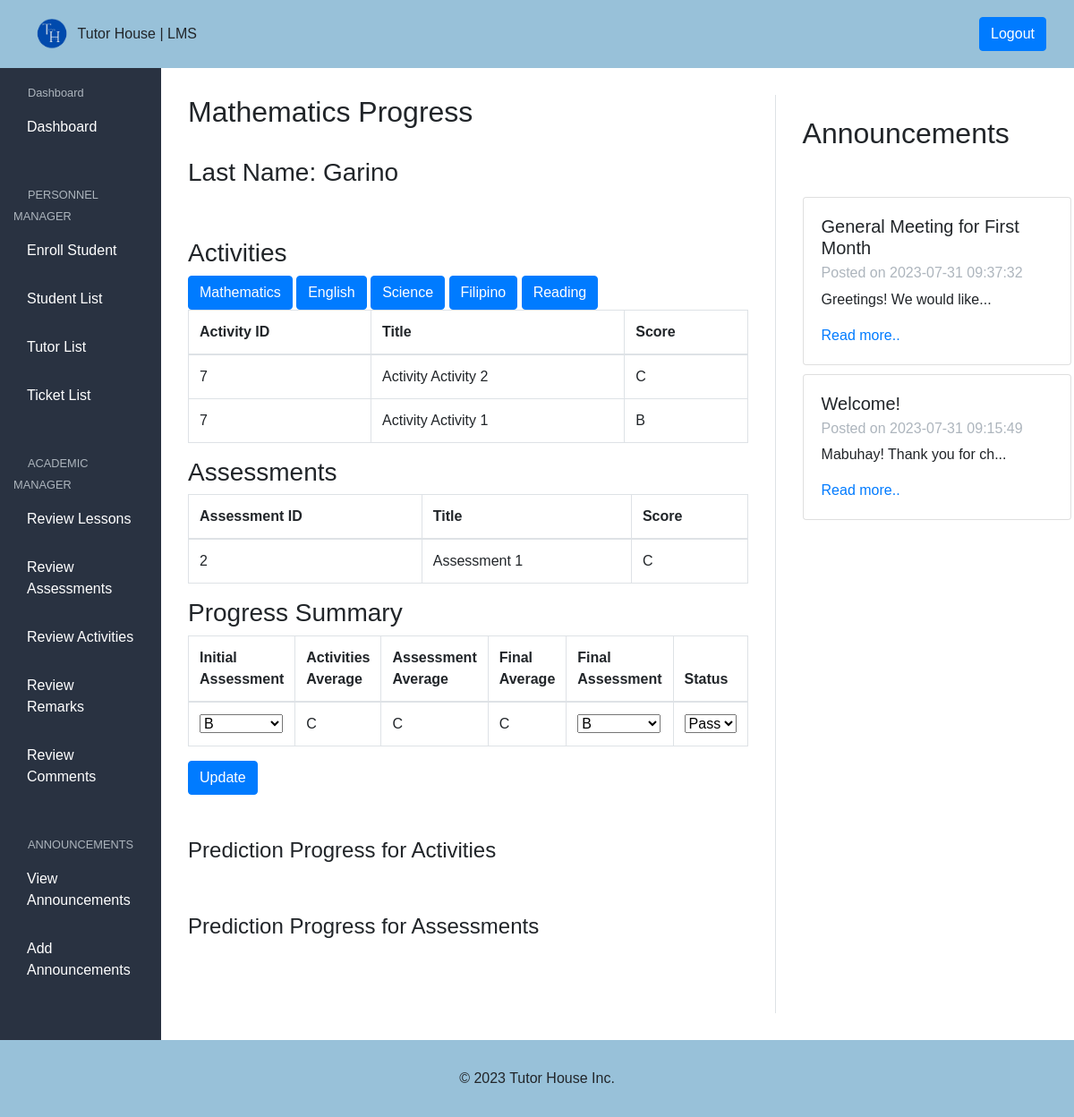
Page /lms/teacher/progress.php?lastname=Garino&subject=Mathematics (signed in) on the committed database.
### tables this page shows
CREATE TABLE `actsubmit` (
  `id` int(11) NOT NULL,
  `activityid` int(15) NOT NULL,
  `name` varchar(50) NOT NULL,
  `subject` varchar(50) NOT NULL,
  `level` varchar(50) NOT NULL,
  `studname` varchar(50) NOT NULL,
  `file_path` varchar(255) NOT NULL,
  `created_at` timestamp NOT NULL DEFAULT current_timestamp() ON UPDATE current_timestamp(),
  `remarks` varchar(10) NOT NULL,
  `acaverage` varchar(10) NOT NULL
);

CREATE TABLE `assesssubmit` (
  `id` int(11) NOT NULL,
  `assessid` int(15) NOT NULL,
  `name` varchar(50) NOT NULL,
  `subject` varchar(50) NOT NULL,
  `level` varchar(50) NOT NULL,
  `studname` varchar(50) NOT NULL,
  `file_path` varchar(255) NOT NULL,
  `created_at` timestamp NOT NULL DEFAULT current_timestamp(),
  `remarks` varchar(10) NOT NULL,
  `asaverage` int(11) NOT NULL
);

CREATE TABLE `assess` (
  `id` int(10) NOT NULL,
  `studentid` int(10) NOT NULL,
  `lastname` varchar(255) NOT NULL,
  `subject` varchar(255) NOT NULL,
  `initial` varchar(255) NOT NULL,
  `act` varchar(10) NOT NULL,
  `ass` varchar(10) NOT NULL,
  `ave` varchar(10) NOT NULL,
  `final` varchar(255) NOT NULL,
  `status` varchar(255) NOT NULL
);

CREATE TABLE `announcements` (
  `id` int(11) NOT NULL,
  `title` varchar(255) NOT NULL,
  `content` text NOT NULL,
  `created_at` timestamp NOT NULL DEFAULT current_timestamp(),
  `updated_at` timestamp NOT NULL DEFAULT current_timestamp() ON UPDATE current_timestamp()
);

### lms/teacher/progress.php (the view, shortened to what this page needs)
<?php
require_once '../../connection.php';
    ?>
    <?php
function renderAdminSidebar()
{
    ?>
      <div class="sidebar">
        <small class="text-muted pl-3">Dashboard</small>
        <ul>
          <li><a href="../../dashboards/admin_dashboard.php"><i class="fas fa-home"></i>Dashboard</a></li>
        </ul>
        <small class="text-muted pl-3">PERSONNEL MANAGER</small>
        <ul>
          <li><a href="../../crud/enroll.php"><i class="fas fa-enrol"></i>Enroll Student</a></li>
          <li><a href="../../studentinfo/studentlist.php"><i class="far fa-studlist"></i>Student List </a></li>
          <li><a href="../../studentinfo/teacherlist.php"><i class="fas fa-tchrlist"></i>Tutor List</a></li>
          <li><a href="../../views/ticket.php"><i class="fas fa-tchrlist"></i>Ticket List</a></li>
        </ul>
        <small class="text-muted px-3">ACADEMIC MANAGER</small>
        <ul>
          <li><a href="./tutlessons.php"><i class="far fa-calendar-alt"></i>Review Lessons</a></li>
          <li><a href="./tutassessments.php"><i class="fas fa-video"></i>Review Assessments</a></li>
          <li><a href="./tutactivities.php"><i class="fas fa-id-badge"></i>Review Activities</a></li>
          <li><a href="./remarks.php"><i class="fas fa-id-badge"></i>Review Remarks</a></li>
          <li><a href="./tutcomments.php"><i class="fas fa-id-badge"></i>Review Comments</a></li>
        </ul>
        <small class="text-muted px-3">ANNOUNCEMENTS</small>
        <ul>
          <li><a href="../../views/announcementlist.php"><i class="fas fa-external-link-alt"></i>View Announcements</a></li>
          <li><a href="../../views/addannounce.php"><i class="fas fa-code"></i>Add Announcements</a></li>
        </ul>
      </div>
    <?php
}
if (isset($_GET['lastname']) && isset($_GET['subject'])) {
    $lastName = $_GET['lastname'];
    $subject = $_GET['subject'];
    $activitiesQuery = "SELECT a.activityid, a.remarks AS score, a.name AS title
                        FROM actsubmit AS a
                        WHERE a.studname = '$lastName' AND EXISTS (
                            SELECT 1 FROM activities AS act
                            WHERE a.activityid = act.id AND act.subject = '$subject'
                        )";
    $activitiesResult = mysqli_query($con, $activitiesQuery);
    $activitiesData = mysqli_fetch_all($activitiesResult, MYSQLI_ASSOC);
    $assessmentsQuery = "SELECT a.assessid, a.remarks AS score, a.name AS title
                         FROM assesssubmit AS a
                         WHERE a.studname = '$lastName' AND EXISTS (
                            SELECT 1 FROM assessments AS assess
                            WHERE a.assessid = assess.id AND assess.subject = '$subject'
                        )";
    $assessmentsResult = mysqli_query($con, $assessmentsQuery);
    $assessmentsData = mysqli_fetch_all($assessmentsResult, MYSQLI_ASSOC);
 function gradeToValue($grade)
{
    switch (strtoupper($grade)) {
        case 'B':
            return 4.0;
        case 'C':
            return 3.0;
    }
}
   function valueToGrade($value)
{
    if ($value >= 5.0) {
        return 'A';
    } elseif ($value >= 4.0) {
        return 'B';
    } elseif ($value >= 3.0) {
        return 'C';
    } elseif ($value >= 2.0) {
        return 'D';
    } elseif ($value >= 1.0) {
        return 'E';
    }
    else {
      return 'F';
    }
}
    $activitiesTotal = 0;
    $activitiesCount = count($activitiesData);
    if ($activitiesCount > 0) {
        foreach ($activitiesData as $activity) {
            $activitiesTotal += gradeToValue($activity['score']);
        }
        $activitiesAverage = $activitiesTotal / $activitiesCount;
    } else {
        $activitiesAverage = 0;
    }
    $assessmentsTotal = 0;
    $assessmentsCount = count($assessmentsData);
    if ($assessmentsCount > 0) {
        foreach ($assessmentsData as $assessment) {
            $assessmentsTotal += gradeToValue($assessment['score']);
        }
        $assessmentsAverage = $assessmentsTotal / $assessmentsCount;
    } else {
        $assessmentsAverage = 0;
    }
    if ($activitiesCount > 0 && $assessmentsCount > 0) {
        $finalAverage = ($activitiesAverage + $assessmentsAverage) / 2;
    } else {
        $finalAverage = 0;
    }
      $selectQuery = "SELECT * FROM assess WHERE lastname = '$lastName' AND subject = '$subject'";
      $result = mysqli_query($con, $selectQuery);
      if (mysqli_num_rows($result) > 0) {
          $row = mysqli_fetch_assoc($result);
          $initial = $row['initial'];
          $final = $row['final'];
          $status = $row['status'];
  }
    $activitiesAverageLetter = valueToGrade($activitiesAverage);
    $assessmentsAverageLetter = valueToGrade($assessmentsAverage);
    $finalAverageLetter = valueToGrade($finalAverage);
    }
    $query = "SELECT * FROM announcements ORDER BY created_at DESC";
    $annresult = mysqli_query($con, $query);
    if ($annresult) {
        $announcements = mysqli_fetch_all($annresult, MYSQLI_ASSOC);
    } else {
        $announcements = [];
    }
?>
<!DOCTYPE html>
<html>
<head>
  <link rel="stylesheet" href="../../bootstrap/dist/css/bootstrap.min.css">
  <link rel="stylesheet" href="../../css/style.css">
  <link rel="stylesheet" href="../../css/announce.css">
</head>
<body>
  <nav class="navbar navbar-light" style="background-color: #98c1d9;">
    <div class="container-fluid">
      <a class="navbar-brand" aria-disabled="true">
        <img src="../../photos/logocolor.png" class="me-2" height="50" alt="Logo" />
        <small>Tutor House | LMS</small>
      </a>
      <a href="../../logout.php" class="btn btn-primary my-2 my-sm-0"><span class="glyphicon glyphicon-log-out"></span>Logout</a>
    </div>
  </nav>
  <div class="container-wrapper">
    <?php
        if ($_SESSION['type'] === 'teacher') {
            renderTeacherSidebar();
        } elseif ($_SESSION['type'] === 'admin') {
            renderAdminSidebar();
        }
        ?>
    <div class="content">
      <div class="main-content">
        <h2><?php echo $subject;?> Progress</h2><br>
        <h3> <?php echo 'Last Name: ', $lastName; ?></h3><br><br>
        <h3>Activities</h3>
        <div>
          <a class="btn btn-primary <?php echo strtolower($subject) === 'Mathematics' ? 'active' : ''; ?>" href="./progress.php?lastname=<?php echo urlencode($lastName); ?>&subject=Mathematics">Mathematics</a>
          <a class="btn btn-primary <?php echo strtolower($subject) === 'English' ? 'active' : ''; ?>" href="./progress.php?lastname=<?php echo urlencode($lastName); ?>&subject=English">English</a>
          <a class="btn btn-primary <?php echo strtolower($subject) === 'Science' ? 'active' : ''; ?>" href="./progress.php?lastname=<?php echo urlencode($lastName); ?>&subject=Science">Science</a>
          <a class="btn btn-primary <?php echo strtolower($subject) === 'Filipino' ? 'active' : ''; ?>" href="./progress.php?lastname=<?php echo urlencode($lastName); ?>&subject=Filipino">Filipino</a>
          <a class="btn btn-primary <?php echo strtolower($subject) === 'Reading' ? 'active' : ''; ?>" href="./progress.php?lastname=<?php echo urlencode($lastName); ?>&subject=Reading">Reading</a>
      </div>
        <table class="table table-bordered">
          <thead>
            <tr>
              <th>Activity ID</th>
              <th>Title</th>
              <th>Score</th>
            </tr>
          </thead>
          <tbody>
            <?php foreach ($activitiesData as $activity) : ?>
              <tr>
                <td><?php echo htmlspecialchars($activity['activityid']); ?></td>
                <td><?php echo htmlspecialchars("Activity {$activity['title']}"); ?></td>
                <td><?php echo htmlspecialchars($activity['score']); ?></td>
              </tr>
            <?php endforeach; ?>
          </tbody>
        </table>
        <h3>Assessments</h3>
        <table class="table table-bordered">
          <thead>
            <tr>
              <th>Assessment ID</th>
              <th>Title</th>
              <th>Score</th>
            </tr>
          </thead>
          <tbody>
            <?php foreach ($assessmentsData as $assessment) : ?>
              <tr>
                <td><?php echo htmlspecialchars($assessment['assessid']); ?></td>
                <td><?php echo htmlspecialchars($assessment['title']); ?></td>
                <td><?php echo htmlspecialchars($assessment['score']); ?></td>
              </tr>
            <?php endforeach; ?>
          </tbody>
        </table>
        <h3>Progress Summary</h3>
        <form method="post" action="./update_progress.php">
        <table class="table table-bordered">
          <thead>
            <tr>
              <th>Initial Assessment</th>
              <th>Activities Average</th>
              <th>Assessment Average</th>
              <th>Final Average</th>
              <th>Final Assessment</th>
              <th>Status</th>
            </tr>
          </thead>
          <tbody>
            <tr>
              <td>
                <select name="initial">
                  <option value="B" <?php echo $initial === 'B' ? 'selected' : ''; ?>>B</option>
                </select>
            </td>
                <td><?php echo $activitiesAverageLetter; ?><input type="hidden" name="act" value="<?php echo $activitiesAverage; ?>"></td>
                <td><?php echo $assessmentsAverageLetter; ?><input type="hidden" name="ass" value="<?php echo $assessmentsAverage; ?>"></td>
                <td><?php echo $finalAverageLetter; ?><input type="hidden" name="ave" value="<?php echo $finalAverage; ?>"></td>
            <td>
              <select name="final">
                <option value="B" <?php echo $final === 'B' ? 'selected' : ''; ?>>B</option>
                </select>
              </td>
              <td>
                <select name="status">
                <option value="Pass" <?php echo $status === 'Pass' ? 'selected' : ''; ?>>Pass</option>
              </select>
              </td>
            </tr>
          </tbody>
        </table>
          <button type="submit" class="btn btn-primary">Update</button>
        </form>
        <br>
        <br>
      <div>
        <h4>Prediction Progress for Activities</h4>
      </div>
      <br><br>
        <h4>Prediction Progress for Assessments</h4>
      </div>
      <div class="announcement-section">
        <br>
        <h2>Announcements</h2><br>
        <div class="announcement-wrapper">
            <?php
              if (count($announcements) > 0) {
                foreach ($announcements as $announcement) {
                    echo '<div class="card">';
                    echo '<div class="card-body">';
                    echo '<h5 class="card-title">' . htmlspecialchars($announcement["title"]) . '</h5>';
                    echo '<h6 class="card-subtitle mb-2 text-muted">Posted on ' . htmlspecialchars($announcement["created_at"]) . '</h6>';
                    $truncatedContent = substr(htmlspecialchars($announcement["content"]), 0, 25);
                    echo '<p class="card-text">' . $truncatedContent . '...</p>';
                    echo '<a href="#" class="card-link read-more-link" data-content="' . htmlspecialchars($announcement["content"]) . '">Read more..</a>';
                    echo '</div>';
                    echo '</div>';
         }  } else {
                echo '<p>No past announcements found.</p>';
            }
          ?>
          </div>
      </div>
    </div>
  </div>
  <div id="footer" class="footer">
    <p>
      <center>© 2023 Tutor House Inc.</center>
    </p>
  </div>
</body>
</html>

### css/style.css (style rules this page uses)
body { display: flex; flex-direction: column; }
.content { flex: 1; padding: 30px; display: flex; }
.footer { background-color: #98c1d9; padding: 15px; flex-shrink: 0; }
.container-wrapper { flex: 1; display: flex; flex-direction: row; }
.sidebar { width: 250px; background-color: #293241; padding: 15px; user-select: none; }
.main-content { flex: 3; padding-right: 30px; border-right: 1px solid #dee2e6; }
.announcement-section { flex: 1; padding-left: 30px; }
.card { margin-bottom: 15px; }
* { margin: 0; padding: 0; box-sizing: border-box; list-style: none; text-decoration: none; font-family: arial; }
.text-muted { color: #adb5bd !important; }
ul { padding-bottom: 20px; }
.sidebar ul li { padding: 15px; }
.sidebar ul li a { color: #ffffff; display: block; }

### css/announce.css (style rules this page uses)
.card-title { flex: 1; }
.announcement-wrapper { display: flex; flex-direction: column; align-items: center; margin-top: 20px; }
.card { width: 300px; margin-bottom: 10px; }
.card-body { display: flex; flex-direction: column; justify-content: space-between; }

### rows in the picture
actsubmit: activityid "7", name "Activity Activity 2", remarks "C"
actsubmit: activityid "7", name "Activity Activity 1", remarks "B"
assesssubmit: assessid "2", name "Assessment 1", remarks "C"
assess: initial "B", final "B", status "Pass"
announcements: title "General Meeting for First Month", created_at "2023-07-31 09:37:32", content "Greetings! We would like"
announcements: title "Welcome!", created_at "2023-07-31 09:15:49", content "Mabuhay! Thank you for ch"

### other values in the picture
$subject "Mathematics"
$lastName "Garino"
$activitiesAverageLetter "C"
$assessmentsAverageLetter "C"
$finalAverageLetter "C"
